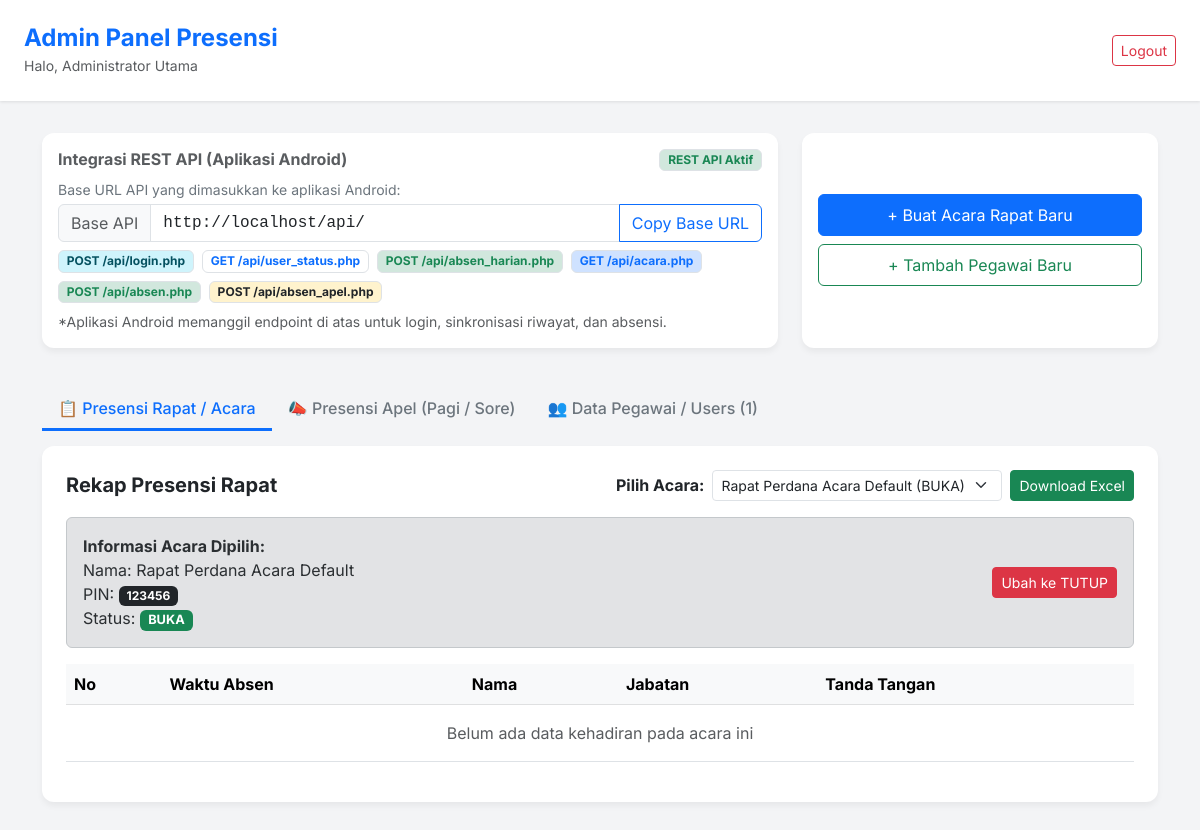
Screenshot of /admin/dashboard.php (signed in) with the database file from the repository.
### tables this page shows
CREATE TABLE IF NOT EXISTS `acara` (
  `id` INT NOT NULL AUTO_INCREMENT,
  `nama_acara` VARCHAR(150) NOT NULL,
  `pin_acara` VARCHAR(10) NOT NULL,
  `status` ENUM('BUKA', 'TUTUP') DEFAULT 'BUKA',
  `created_at` TIMESTAMP DEFAULT CURRENT_TIMESTAMP,
  PRIMARY KEY (`id`)
);

### admin/dashboard.php (the view, shortened to what this page needs)
<?php
require_once 'auth_check.php';
$protocol = (!empty($_SERVER['HTTPS']) && $_SERVER['HTTPS'] !== 'off' || $_SERVER['SERVER_PORT'] == 443) ? "https://" : "http://";
$api_base_url = $protocol . $_SERVER['HTTP_HOST'] . str_replace('/admin/dashboard.php', '/api/', $_SERVER['PHP_SELF']);
$active_tab = $_GET['tab'] ?? 'rapat';
$stmtListAcara = $pdo->query("SELECT * FROM acara ORDER BY id DESC");
$list_acara = $stmtListAcara->fetchAll();
$selected_acara_id = $_GET['acara_id'] ?? null;
if (!$selected_acara_id && count($list_acara) > 0) {
    $selected_acara_id = $list_acara[0]['id'];
}
$active_acara = null;
foreach ($list_acara as $acara) {
    if ($acara['id'] == $selected_acara_id) {
        $active_acara = $acara;
        break;
    }
}
$data_presensi = [];
if ($selected_acara_id) {
    $presensiStmt = $pdo->prepare("SELECT * FROM presensi WHERE acara_id = ? ORDER BY waktu_absen DESC");
    $presensiStmt->execute([$selected_acara_id]);
    $data_presensi = $presensiStmt->fetchAll();
}
$total_hadir = count($data_presensi);
$stmtUsers = $pdo->query("SELECT * FROM users ORDER BY nama ASC");
$list_users = $stmtUsers->fetchAll();
$total_users = count($list_users);
?>
<!DOCTYPE html>
<html lang="id">
<head>
    <link href="https://cdn.jsdelivr.net/npm/bootstrap@5.3.0/dist/css/bootstrap.min.css" rel="stylesheet">
</head>
<body>
<div class="dashboard-header d-flex justify-content-between align-items-center">
    <div>
        <h4 class="m-0 text-primary fw-bold">Admin Panel Presensi</h4>
        <small class="text-muted">Halo, <?= htmlspecialchars($_SESSION['admin_nama']) ?></small>
    </div>
    <a href="logout.php" class="btn btn-outline-danger btn-sm">Logout</a>
</div>
<div class="container pb-5">
    <div class="row mb-4">
        <div class="col-md-8 mb-3">
            <div class="card card-stat h-100">
                <div class="card-body">
                    <div class="d-flex justify-content-between align-items-center mb-2">
                        <h6 class="text-muted fw-bold mb-0">Integrasi REST API (Aplikasi Android)</h6>
                        <span class="badge bg-success-subtle text-success border">REST API Aktif</span>
                    </div>
                    <p class="mb-1 text-secondary small">Base URL API yang dimasukkan ke aplikasi Android:</p>
                    <div class="input-group mb-2">
                        <span class="input-group-text bg-light text-muted small">Base API</span>
                        <input type="text" class="form-control font-monospace" id="linkApiBase" value="<?= htmlspecialchars($api_base_url) ?>" readonly>
                        <button class="btn btn-outline-primary" type="button" onclick="copyApiLink('linkApiBase')">Copy Base URL</button>
                    </div>
                    <div class="d-flex flex-wrap gap-2 mt-2">
                        <span class="badge bg-info-subtle text-info-emphasis border" title="Login pengguna/pegawai">POST /api/login.php</span>
                        <span class="badge bg-purple-subtle text-primary border" title="Ambil status harian & riwayat lintas device">GET /api/user_status.php</span>
                        <span class="badge bg-success-subtle text-success border" title="Check-in & Check-out harian">POST /api/absen_harian.php</span>
                        <span class="badge bg-primary-subtle text-primary border" title="Ambil daftar acara rapat BUKA">GET /api/acara.php</span>
                        <span class="badge bg-success-subtle text-success border" title="Kirim presensi rapat">POST /api/absen.php</span>
                        <span class="badge bg-warning-subtle text-warning border text-dark" title="Kirim presensi apel pagi/sore">POST /api/absen_apel.php</span>
                    </div>
                    <small class="text-muted d-block mt-2">*Aplikasi Android memanggil endpoint di atas untuk login, sinkronisasi riwayat, dan absensi.</small>
                </div>
            </div>
        </div>
        <div class="col-md-4 mb-3">
            <div class="card card-stat h-100">
                <div class="card-body text-center d-flex flex-column justify-content-center gap-2">
                    <button type="button" class="btn btn-primary w-100 py-2" data-bs-toggle="modal" data-bs-target="#newAcaraModal">
                        + Buat Acara Rapat Baru
                    </button>
                    <button type="button" class="btn btn-outline-success w-100 py-2" data-bs-toggle="modal" data-bs-target="#newUserModal">
                        + Tambah Pegawai Baru
                    </button>
                </div>
            </div>
        </div>
    </div>
    <ul class="nav nav-tabs mb-3 border-bottom-0">
        <li class="nav-item">
            <a class="nav-link <?= $active_tab === 'rapat' ? 'active' : '' ?>" href="?tab=rapat<?= $selected_acara_id ? '&acara_id='.$selected_acara_id : '' ?>">
                📋 Presensi Rapat / Acara
            </a>
        </li>
        <li class="nav-item">
            <a class="nav-link <?= $active_tab === 'apel' ? 'active' : '' ?>" href="?tab=apel">
                📣 Presensi Apel (Pagi / Sore)
            </a>
        </li>
        <li class="nav-item">
            <a class="nav-link <?= $active_tab === 'users' ? 'active' : '' ?>" href="?tab=users">
                👥 Data Pegawai / Users (<?= $total_users ?>)
            </a>
        </li>
    </ul>
    <div class="table-wrapper">
        <?php if ($active_tab === 'rapat'): ?>
            <div class="row mb-3 align-items-center">
                <div class="col-md-6">
                    <h5 class="m-0 fw-bold">Rekap Presensi Rapat</h5>
                </div>
                <div class="col-md-6 text-md-end mt-3 mt-md-0 d-flex justify-content-md-end gap-2">
                    <form method="GET" action="dashboard.php" class="d-flex align-items-center">
                        <label class="me-2 fw-bold text-nowrap">Pilih Acara:</label>
                        <select name="acara_id" class="form-select form-select-sm" onchange="this.form.submit()">
                            <?php foreach($list_acara as $acara): ?>
                                <option value="<?= $acara['id'] ?>" <?= $selected_acara_id == $acara['id'] ? 'selected' : '' ?>>
                                    <?= htmlspecialchars($acara['nama_acara']) ?> (<?= $acara['status'] ?>)
                                </option>
                            <?php endforeach; ?>
                        </select>
                    </form>
                    <?php if ($active_acara): ?>
                        <button class="btn btn-success btn-sm text-nowrap" onclick="exportToExcel()">Download Excel</button>
                    <?php endif; ?>
                </div>
            </div>
            <?php if ($active_acara): ?>
                <div class="alert alert-secondary d-flex justify-content-between align-items-center">
                    <div>
                        <strong>Informasi Acara Dipilih:</strong><br>
                        Nama: <?= htmlspecialchars($active_acara['nama_acara']) ?> <br>
                        PIN: <span class="badge bg-dark"><?= htmlspecialchars($active_acara['pin_acara']) ?></span><br>
                        Status: <span class="badge status-badge <?= $active_acara['status'] == 'BUKA' ? 'bg-success' : 'bg-danger' ?>"><?= $active_acara['status'] ?></span>
                    </div>
                    <div>
                        <form method="POST" action="manage_acara.php">
                            <button type="submit" class="btn btn-sm <?= $active_acara['status'] == 'BUKA' ? 'btn-danger' : 'btn-success' ?>">
                                Ubah ke <?= $active_acara['status'] == 'BUKA' ? 'TUTUP' : 'BUKA' ?>
                            </button>
                        </form>
                    </div>
                </div>
                <table class="table table-hover align-middle" id="presensiTable">
                    <thead class="table-light">
                        <tr>
                            <th>No</th>
                            <th>Waktu Absen</th>
                            <th>Nama</th>
                            <th>Jabatan</th>
                            <th>Tanda Tangan</th>
                        </tr>
                    </thead>
                    <tbody>
                        <?php if ($total_hadir > 0): ?>
                            <?php $no=1; foreach($data_presensi as $row): ?>
                                <tr>
                                    <td><?= $no++ ?></td>
                                    <td><?= date('d/m/Y H:i:s', strtotime($row['waktu_absen'])) ?></td>
                                    <td><?= htmlspecialchars($row['nama']) ?></td>
                                    <td><?= htmlspecialchars($row['jabatan']) ?></td>
                                    <td>
                                        <img src="<?= $row['tanda_tangan'] ?>" alt="Tanda Tangan" class="signature-img">
                                    </td>
                                </tr>
                            <?php endforeach; ?>
                        <?php else: ?>
                            <tr>
                                <td colspan="5" class="text-center text-muted py-3">Belum ada data kehadiran pada acara ini</td>
                            </tr>
                        <?php endif; ?>
                    </tbody>
                </table>
            <?php else: ?>
                <p class="text-muted text-center py-4">Belum ada acara rapat yang dibuat.</p>
            <?php endif; ?>
        <?php endif; ?>
    </div>
</div>
</body>
</html>

### admin/dashboard.php (style rules this page uses)
body { font-family: 'Inter', sans-serif; background-color: #f3f4f6; }
.dashboard-header { background: #fff; padding: 1.5rem; box-shadow: 0 1px 3px rgba(0,0,0,0.1); margin-bottom: 2rem; }
.card-stat { border: none; border-radius: 12px; box-shadow: 0 4px 6px rgba(0,0,0,0.05); }
.table-wrapper { background: #fff; padding: 1.5rem; border-radius: 12px; box-shadow: 0 4px 6px rgba(0,0,0,0.05); overflow-x: auto; }
.status-badge { font-size: 0.8rem; padding: 0.35em 0.65em; }
.nav-tabs .nav-link { color: #6c757d; border: none; border-bottom: 3px solid transparent; font-weight: 500; }
.nav-tabs .nav-link.active { color: #0d6efd; border-bottom: 3px solid #0d6efd; background: transparent; }

### rows the page displays
acara: nama_acara "Rapat Perdana Acara Default", pin_acara "123456", status "BUKA"

### other values shown
$_SESSION['admin_nama'] "Administrator Utama"
$total_users "1"
form field acara_id "Rapat Perdana Acara Default (BUKA)"
